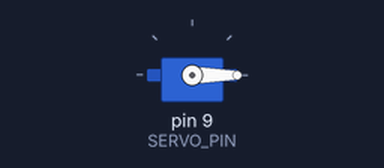
Recording of a sketch running on a simulated Arduino Uno, built with avr-gcc and run on an emulated ATmega328P. On the bench: servo. What the sketch prints to the serial monitor is not drawn.

Above: at 0.05 s.
Timing chart, 0 to 4.6 s (numbered marks = the images above):
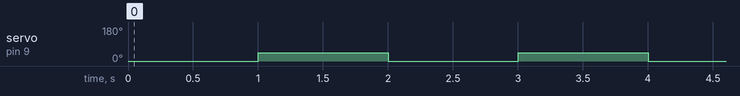

Measured:
- by itself, servo on pin 9 (SERVO_PIN): alternates 45° for 1.0 s and 0° for 1.0 s

The sketch:

servo_test.ino
```cpp
#include <Servo.h>

#define SERVO_PIN 9

Servo myServo;

void setup() {
  Serial.begin( 115200 );
  Serial.println( "Servo Test v1.2" );
  myServo.attach( SERVO_PIN );
  myServo.write(0);

}

void loop() {
  myServo.write(0);
  delay(1000);
  myServo.write(45);
  delay(1000);
}
```
